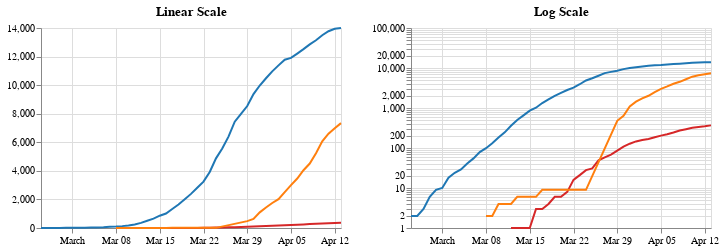

Here is the notebook cell this chart was saved with:
### Code cell
def c_line(att='total_confirmed',col='blue',scaleType='linear'):
    return alt.Chart(df, width=300, height=200).transform_filter(
        alt.datum[att] > 0  
    ).transform_timeunit(
        date='yearmonthdate(dataTime)'
    ).transform_aggregate(
        max_att='max('+att+')',
        groupby=['date']
    ).mark_line(
        color=col,
        size=2
    ).encode(
        alt.X('date:T', title=''),
        alt.Y('max_att:Q', scale=alt.Scale(type=scaleType, base=10), title=''),
        tooltip=['date:T', 'max_att:Q']
    )

confirmed_cases = c_line('total_confirmed', '#1f77b4')
deaths = c_line('total_death', '#d62728')
recovered = c_line('total_recovered', '#ff7f0e')

confirmed_cases_log = c_line('total_confirmed', '#1f77b4', 'log')
deaths_log = c_line('total_death', '#d62728', 'log')
recovered_log = c_line('total_recovered', '#ff7f0e', 'log')

linear_scale = alt.layer(confirmed_cases, deaths, recovered).properties(title='Linear Scale')
log_scale = alt.layer(confirmed_cases_log, deaths_log, recovered_log).properties(title='Log Scale')

(linear_scale | log_scale).resolve_scale(color='independent')
